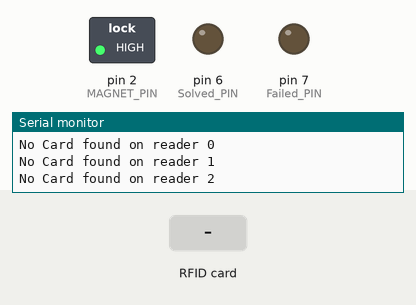
Bench run of a sketch on a simulated Arduino Uno, built with avr-gcc and run on an emulated ATmega328P. On the bench: switched loads named in the sketch (green lamp = pin HIGH), output pins drawn as LEDs (lit = HIGH), the last lines printed to the serial monitor. The inputs (shaded band) are chosen by the test bench. Pins used as bus, display or sensor lines are not drawn.

Above: at 1.3 s.
1.4 s: RFID card 5E 7A 19 C4 held to the reader
At 3.0 s:
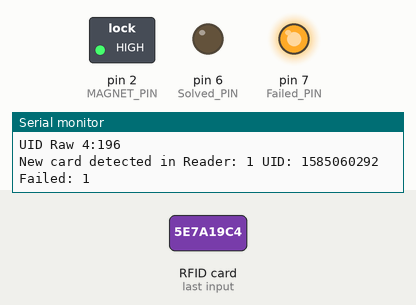
Timing chart, 0 to 5.0 s (numbered marks = the images above; inputs shaded):
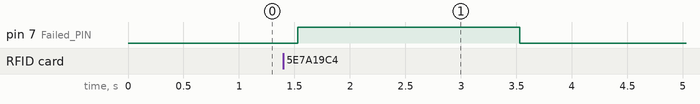

Measured:
- after the input at 1.4 s, pin 7 (Failed_PIN): LOW → HIGH after 0.13 s, → LOW 2.0 s later

The sketch:

OrderedRFIDReader.ino
```cpp
//testing
/*
   Based on the RFID library by Miguel Balboa - https://github.com/miguelbalboa/rfid

   Pin layout used:
   ----------------------------------
               MFRC522      Arduino
               Reader/PCD   Uno
   Signal      Pin          Pin
   ----------------------------------
   RST/Reset   RST          see below
   SPI SS      SDA(SS)      see below
   SPI MOSI    MOSI         11
   SPI MISO    MISO         12
   SPI SCK     SCK          13
*/

#include <SPI.h>
#include <MFRC522.h>

#define RST_PIN_1        9
#define SS_PIN_1         10

#define RST_PIN_2        8
#define SS_PIN_2         5

#define RST_PIN_3        4
#define SS_PIN_3         3

MFRC522 mfrc522_1(SS_PIN_1, RST_PIN_1);  // Create MFRC522 instance
MFRC522 mfrc522_2(SS_PIN_2, RST_PIN_2);  // Create MFRC522 instance
MFRC522 mfrc522_3(SS_PIN_3, RST_PIN_3);  // Create MFRC522 instance

MFRC522 readers[] = {mfrc522_1, mfrc522_2, mfrc522_3};

const unsigned long correctId1 = 72057354;
const unsigned long correctId2 = 71926282;
const unsigned long correctId3 = 72188426;

unsigned long correctIds[] = {correctId1, correctId2, correctId3};
unsigned long lastIds[3];
boolean correctlyDetected[] = {false, false, false};


boolean solved = false;

#define Solved_PIN         6
#define MAGNET_PIN         2
#define Failed_PIN         7

int delayTime = 2;
int failcounter = 0;
int maxfailcounter = 5;

void setup() {
  pinMode(Failed_PIN, OUTPUT);
  pinMode(Solved_PIN, OUTPUT);
  pinMode(MAGNET_PIN, OUTPUT);
  digitalWrite(MAGNET_PIN, HIGH);
  Serial.begin(9600);   // Initialize serial communications with the PC
  //while (!Serial);    // Do nothing if no serial port is opened (added for Arduinos based on ATMEGA32U4)
  SPI.begin();      // Init SPI bus
  for (int i = 0; i < 3; i++) {
    readers[i].PCD_Init();
    readers[i].PCD_DumpVersionToSerial();
  }
  Serial.println(F("Scan PICC to see UID, SAK, type, and data blocks..."));
}

void loop() {
  if (solved)
  {
    return;
  }
  for (int i = 0; i < 3; i++)
  {
    checkReader(readers[i], i);
    delay(100);
  }
}


void checkReader(MFRC522 mfrc522, int id)
{
  unsigned long uid = getID(mfrc522);
  if (uid == -1)
  {
    Serial.print("No Card found on reader "); Serial.println(id);
    return;
  }
  bool anythingCorrect = false;
  bool newCard = false;
  if (uid != lastIds[id])
  {
    Serial.print("New card detected in Reader: "); Serial.print(id); Serial.print(" UID: "); Serial.println(uid);
    lastIds[id] = uid;
    newCard = true;
  }
  else
  {
    Serial.print("Card detected in Reader: "); Serial.print(id); Serial.print(" UID: "); Serial.print(uid); Serial.println(" is known already.");
  }

  if (uid == correctIds[id])
  {
    correctlyDetected[id] = true;
    if(newCard)
    {
      blinkSolvedLed();
    }
    Serial.print("Correct Id detected for reader "); Serial.println(id);
    anythingCorrect = true;
  }
  if (correctlyDetected[0] && correctlyDetected[1] && correctlyDetected[2])
  {
    Serial.println("Riddle solved.");
    solved = true;
    digitalWrite(MAGNET_PIN, LOW); //turn off magnet, open box
    while (true)
    {
      blinkSolvedLed();
    }
  }
  if (!anythingCorrect && newCard)
  {
    resetIds();
    failcounter++;
    Serial.print("Failed: "); Serial.println(failcounter);
    digitalWrite(Failed_PIN, HIGH);
    delay(delayTime * 1000 * min(failcounter, maxfailcounter));
    digitalWrite(Failed_PIN, LOW);
  }
}

void blinkSolvedLed()
{
  digitalWrite(Solved_PIN, HIGH);
  delay(500);
  digitalWrite(Solved_PIN, LOW);
  delay(500);
}

void resetIds()
{
  correctlyDetected[0] = false;
  correctlyDetected[1] = false;
  correctlyDetected[2] = false;
}

unsigned long getID(MFRC522 mfrc522) {
  byte bufferATQA[2];
  byte bufferSize = sizeof(bufferATQA);
  mfrc522.PICC_WakeupA(bufferATQA, &bufferSize);
  if ( ! mfrc522.PICC_ReadCardSerial()) { // no PICC placed, return
    return -1;
  }
  //Since a PICC placed get Serial and continue
  unsigned long hex_num;
  Serial.print("UID Raw 1:"); Serial.println(mfrc522.uid.uidByte[0]);
  Serial.print("UID Raw 2:"); Serial.println(mfrc522.uid.uidByte[1]);
  Serial.print("UID Raw 3:"); Serial.println(mfrc522.uid.uidByte[2]);
  Serial.print("UID Raw 4:"); Serial.println(mfrc522.uid.uidByte[3]);
  hex_num =  (unsigned long)mfrc522.uid.uidByte[0] << 24;
  hex_num += (unsigned long)mfrc522.uid.uidByte[1] << 16;
  hex_num += (unsigned long)mfrc522.uid.uidByte[2] <<  8;
  hex_num += (unsigned long)mfrc522.uid.uidByte[3];
  mfrc522.PICC_HaltA(); // Stop reading
  return hex_num;
}
```
